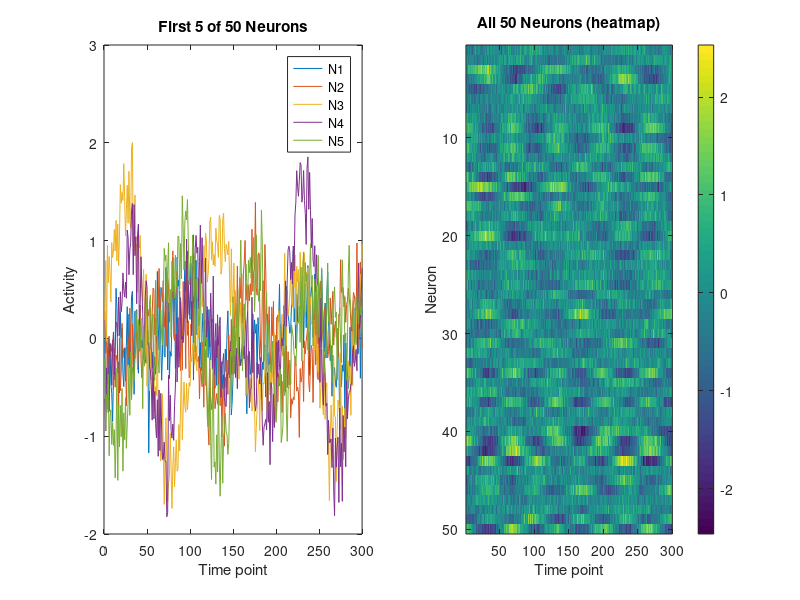

MATLAB code to generate this figure: (Note: this script raises an error after producing the figure.)
% MODULE 07: DIMENSIONALITY REDUCTION -- Why Reduce?
% Visual motivation: high-dimensional neural data is really low-dimensional
%
% Part of the Matlab for Computational Neuroscience course
% Module 07: Dimensionality Reduction
%
% What you'll see when you run this:
%   Figure 1: 50 neurons recorded over time -- too many dimensions!
%   Figure 2: Scatter plot of first 3 neurons (all we can plot from 50D)
%   Figure 3: PCA projection onto top 2 components vs 3-neuron view

clear; clc; close all;
rng(42);

%% 1. Generate 50-Neuron Simulated Data
% Most neurons are driven by 2-3 common signals plus noise.
% This mimics real recordings where neurons share inputs.

n_neurons = 50;
n_timepoints = 300;

% Three common signals (the "real" dimensions driving the population)
t = linspace(0, 6*pi, n_timepoints)';
signal1 = sin(t);
signal2 = cos(1.5*t);
signal3 = sin(0.7*t + pi/4);

% Each neuron gets a random mix of these signals plus noise
data = zeros(n_timepoints, n_neurons);
for i = 1:n_neurons
    w1 = randn * 0.5;
    w2 = randn * 0.5;
    w3 = randn * 0.3;
    data(:, i) = w1*signal1 + w2*signal2 + w3*signal3 + 0.3*randn(n_timepoints, 1);
end

fprintf('Data shape: %d timepoints x %d neurons\n', size(data));
fprintf('We CANNOT plot 50 dimensions.\n');
fprintf('But PCA can find the few directions that capture most variance.\n\n');

%% 2. Visualize -- We Can Only Show 3 of 50 Neurons
figure(1);
subplot(1,2,1);
plot(data(:, 1:5));
xlabel('Time point');
ylabel('Activity');
title('First 5 of 50 Neurons');
legend('N1','N2','N3','N4','N5', 'Location', 'best');

subplot(1,2,2);
imagesc(data');
xlabel('Time point');
ylabel('Neuron');
title('All 50 Neurons (heatmap)');
colorbar;
sgtitle('50 Neurons Recorded -- How Do We Understand This?');

%% 3. 3D Scatter of First 3 Neurons
% This is ALL we can plot directly from 50D data.
figure(2);
scatter3(data(:,1), data(:,2), data(:,3), 10, t, 'filled');
xlabel('Neuron 1'); ylabel('Neuron 2'); zlabel('Neuron 3');
title('3D Scatter: Neurons 1-3 Only (ignoring 47 neurons!)');
colorbar;
view(45, 30);

%% 4. Quick PCA to Reveal the True Structure
% Step-by-step PCA (see demo_pca_steps for detailed walkthrough)
centered = data - mean(data);
[V, D] = eig(cov(centered));
[eigenvalues, idx] = sort(diag(D), 'descend');
V = V(:, idx);

% Variance explained
var_explained = 100 * eigenvalues / sum(eigenvalues);
fprintf('Variance explained by top components:\n');
for k = 1:5
    fprintf('  PC%d: %.1f%%\n', k, var_explained(k));
end
fprintf('  Top 3 together: %.1f%%\n', sum(var_explained(1:3)));

% Project onto top 2 PCs
projected = centered * V(:, 1:2);

%% 5. Compare: 3-Neuron View vs PCA View
figure(3);
subplot(1,2,1);
scatter(data(:,1), data(:,2), 10, t, 'filled');
xlabel('Neuron 1'); ylabel('Neuron 2');
title('Arbitrary 2 Neurons');
colorbar;

subplot(1,2,2);
scatter(projected(:,1), projected(:,2), 10, t, 'filled');
xlabel('PC1'); ylabel('PC2');
title('PCA: Top 2 Components');
colorbar;

sgtitle('PCA Finds the Best "Camera Angle" for 50D Data');

fprintf('\nPCA reveals the low-dimensional structure that was hidden\n');
fprintf('in the 50-dimensional recording.\n');
